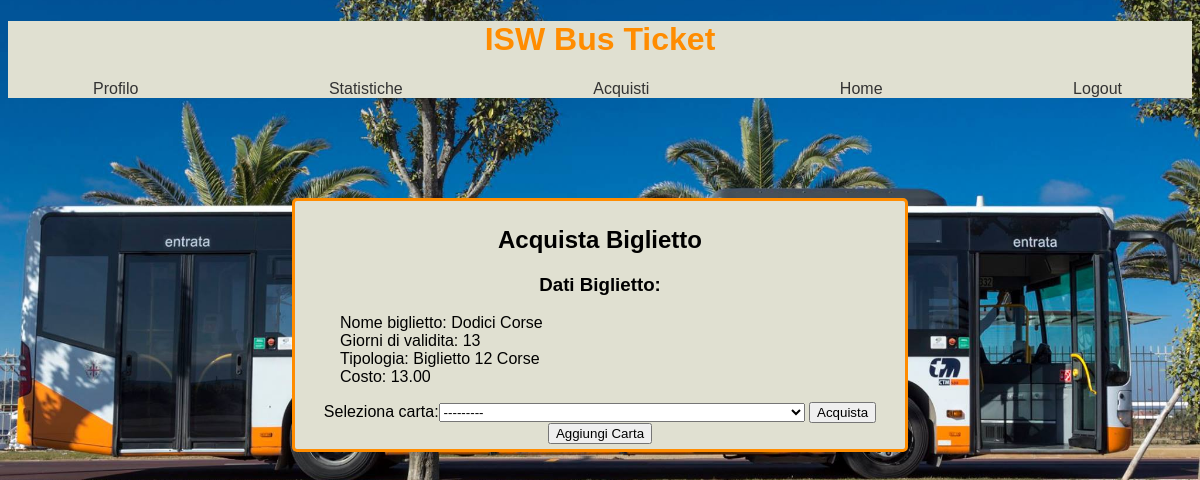
Screenshot of /ticket/1/ (signed in) with the database file from the repository.
### IswBus/models.py (models this page shows, shortened)
@deconstructible
class Biglietto(models.Model):
    nome = models.CharField('Nome Biglietto', max_length=50, default="Name")
    validitaGiorni = models.SmallIntegerField('Giorni di validità', default=7)
    costo = models.DecimalField('Costo Biglietto', max_digits=5, decimal_places=2, default=1.50)
    tipologia = models.CharField('Tipo Biglietto', choices=tipo_biglietto, max_length=2, default="1")
    def get_url(self):
        return reverse('buy-ticket', args=[str(self.id)])

### IswBus/views.py (the view)
# urls.py: url(r'^ticket/(?P<ticketId>\d+)/', views.buy_ticket_view, name="buy-ticket"),
@login_required
def buy_ticket_view(request, ticketId):
    if request.user.is_authenticated:
        user = request.user
    else:
        user = None
    ticket = Biglietto.objects.get(pk=ticketId)
    if request.method == 'POST':
        form = BuyTicketForm(request, request.POST)
        if form.is_valid():
            card = form.cleaned_data['carta']
            try:
                transazione = Transazione(data=timezone.now(), costo=ticket.costo, biglietto=ticket, utente=user,
                                          cartaDiCredito=card)
                transazione.save()
            except IntegrityError:
                return render_to_response("error.html", {"message": "Errore transazione"})
            return redirect('/transactions/')
    else:
        form = BuyTicketForm(request)
    return render(request, 'buy-ticket.html', {'form': form, 'ticket': ticket})

### IswBus/forms.py
class BuyTicketForm(forms.Form):
    carta = CardModelChoiceField(queryset=CartaDiCredito.objects.none(), label='Seleziona carta')
    def __init__(self, request, *args, **kwargs):
        super(BuyTicketForm, self).__init__(*args, **kwargs)
        if request.user:
            queryset = CartaDiCredito.objects.filter(user_id=request.user.id)
        else:
            queryset = CartaDiCredito.objects.none()
        self.fields['carta'].queryset = queryset

### IswBus/forms.py (called while the page is built)
    def label_from_instance(self, obj):
         return obj.get_full_name()

### IswBus/models.py (called while the page is built)
    def get_full_name(self):
        return "Carta di Credito %s (Scadenza: %d/%d)" % (self.numero, self.mese_scadenza, self.anno_scadenza)

### IswBus/templates/buy-ticket.html (shortened to what this page needs)
{% extends 'base.html' %}
{% block content %}
    <div id="acquista_biglietto">
    <h2>Acquista Biglietto</h2>
    <h3>Dati Biglietto: </h3>
    <ul>
        <li>Nome biglietto: {{ ticket.nome }}</li>
        <li>Giorni di validita: {{ ticket.validitaGiorni }}</li>
        <li>Tipologia: {{ ticket.get_tipologia_display }}</li>
        <li>Costo: {{ ticket.costo }}</li>
    </ul>
    <form action="{{ ticket.get_url }}" method="post">
        {{ form }}
        <input type="submit" value="Acquista"/>
    </form>
    <a href="/add_card/"><button type="button">Aggiungi Carta</button></a>
    </div>
{% endblock %}

### IswBus/static/IswBus/style.css (style rules this page uses)
body { background-image: url("immagini/ctm_image.jpg"); background-size: cover; background-repeat: no-repeat; background-position: center; font-family: Arial, Helvetica, sans-serif; }
a { color: darkblue; }
#acquista_biglietto { margin:auto; text-align: center; padding:5px; width: 600px; margin-top: 100px; background-color:#e0e0d1; }
ul { list-style: none; text-align: initial; }
div#statistiche, div#Carte_di_credito, div#Aggiungi_carta, div#biglietti_acquistati, div#dettaglio_transazione, div#Biglietti_disponibili, div#form_login, div#form_registrazione, div#acquista_biglietto, div#modifica_carta { border: 3px solid darkorange; border-radius: 5px; }

### rows the page displays
Biglietto: nome "Dodici Corse", validitaGiorni "13", tipologia "Biglietto 12 Corse", costo "13.00"
